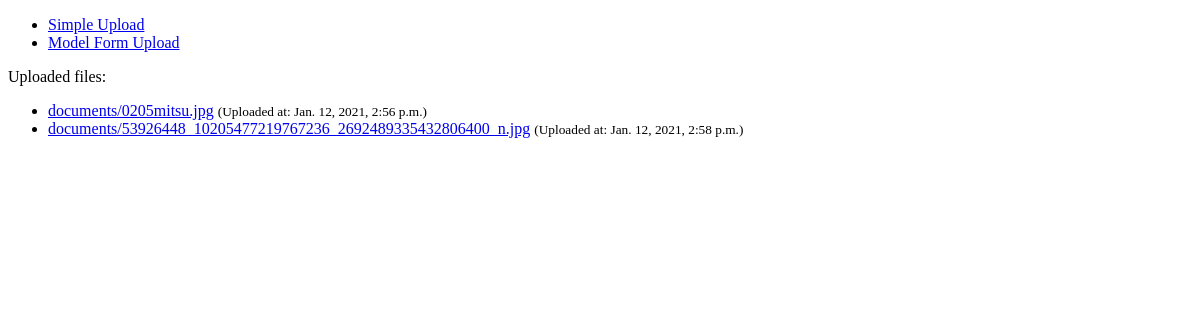
Before: / with the older database file.
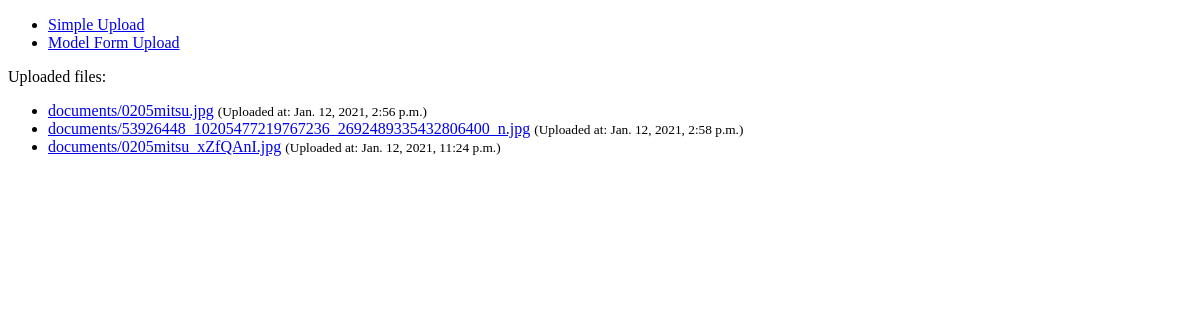
After: the same page with the newer database file.
### resturants/models.py (models this page shows)
class Document(models.Model):
    description = models.CharField(max_length=255, blank=True)
    document = models.FileField(upload_to='documents/')
    uploaded_at = models.DateTimeField(auto_now_add=True)

### resturants/views.py (the view)
# urls.py: 2. Add a URL to urlpatterns:  path('', views.home, name='home')
def home(request):
    documents = Document.objects.all()
    return render(request, 'home.html', {'documents': documents})

### resturants/templates/home.html
{% extends 'base.html' %} {% block content %}
<ul>
	<li>
		<a href="{% url 'simple_upload' %}">Simple Upload</a>
	</li>
	<li>
		<a href="{% url 'model_form_upload' %}">Model Form Upload</a>
	</li>
</ul>
<p>Uploaded files:</p>
<ul>
	{% for obj in documents %}
	<li>
		<a href="{{ obj.document.url }}">{{ obj.document.name }}</a>
		<small>(Uploaded at: {{ obj.uploaded_at }})</small>
	</li>
	{% endfor %}
</ul>
{% endblock %}

### resturants/templates/base.html (shortened to what this page needs)
<!DOCTYPE html>
<html>
	<head>
	</head>
	<body>
		{% block content %} {% endblock %}
	</body>
</html>

Changed rows visible on the page:
added Document: document.name "documents/0205mitsu_xZfQAnI.jpg", uploaded_at "Jan. 12, 2021, 11:24 p.m."
